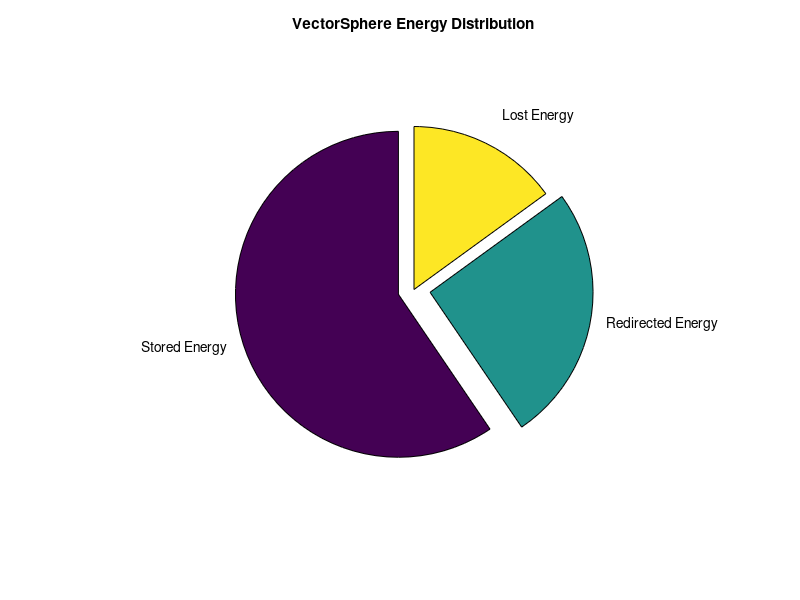

Here is the MATLAB script that generated this plot:
clc; clear; close all;

% Define Missile Properties
m = 500; % Mass of missile in kg
v = 1200; % Velocity of missile in m/s
E_kinetic = 0.5 * m * v^2; % Kinetic Energy (Joules)
E_explosion = 5e12; % Estimated explosion energy in Joules (small-scale nuke)
E_total = E_kinetic + E_explosion;

% Define VectorSphere Energy Absorption Parameters
absorption_efficiency = 0.85; % 85% of energy is absorbed
E_absorbed = E_total * absorption_efficiency;
E_wasted = E_total - E_absorbed;

% Energy Redirection
E_stored = E_absorbed * 0.7; % 70% stored for power grid
E_redirected = E_absorbed * 0.3; % 30% redirected back as a counterattack

% Display Results
fprintf('Missile Detected! \n');
fprintf('Kinetic Energy: %.2e Joules \n', E_kinetic);
fprintf('Explosion Energy: %.2e Joules \n', E_explosion);
fprintf('Total Incoming Energy: %.2e Joules \n', E_total);
fprintf('\nVectorSphere Absorption:\n');
fprintf('Absorbed Energy: %.2e Joules (%.0f%% Efficiency)\n', E_absorbed, absorption_efficiency*100);
fprintf('Stored for Power: %.2e Joules \n', E_stored);
fprintf('Redirected as Counterattack: %.2e Joules \n', E_redirected);
fprintf('Energy Lost: %.2e Joules \n', E_wasted);

% Visualization
figure;
labels = {'Stored Energy', 'Redirected Energy', 'Lost Energy'};
values = [E_stored, E_redirected, E_wasted];
explode = [0.1, 0.1, 0];
pie(values, explode, labels);
title('VectorSphere Energy Distribution');
